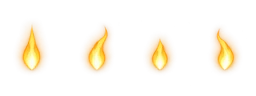
#> input picture assets/expedition/inn/inn-candle-flame.webp, 256 x 96 px, given in place of inn-hiro-mage-wardrobe-v2.png, which was not available
$ python build_inn_swamp_polish.py
#> lines starting #> are read from the running program, lines starting #| are printed output that depends on the picture
"""Repack the September 28 source paintings and corrected small-enemy pairs."""
from pathlib import Path
import json
from PIL import Image
from art_intake_v2 import build

ROOT = Path(__file__).resolve().parents[1]
SRC = ROOT.parent / 'adventurer-expeditions-source-art/astra-v3/inn-swamp-20260928'
for name in ('inn-hiro-mage', 'inn-hiro-warrior', 'inn-hiro-ranger', 'swamp'):
    folder = 'stages' if name == 'swamp' else 'inn'
    revised = name in ('inn-hiro-mage', 'inn-hiro-warrior')
    source_name = name + ('-wardrobe-v2' if revised else '')
    output_name = name + ('-v2' if revised else '')
    Image.open(SRC / (source_name + '.png')).convert('RGB').resize((1280, 760), Image.Resampling.LANCZOS).save(
        ROOT / 'assets/expedition' / folder / (output_name + '.webp'), quality=86, method=6)
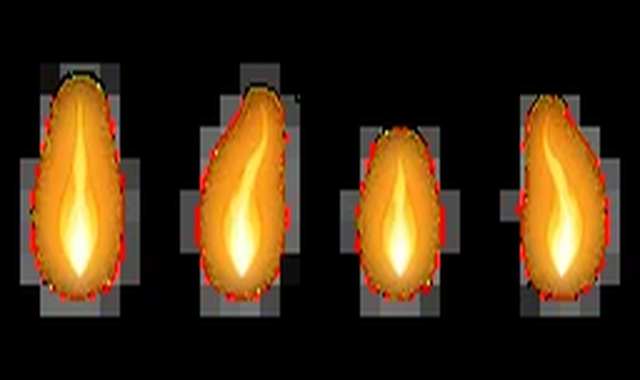
#> saved as inn-hiro-mage-v2.webp: PIL image 1280x760 RGB (shown at 1/2 size); mean R, G, B 63.3, 43.5, 19.8
#> pass 2 of the loop `for name in ('inn-hiro-mage', 'inn-hiro-warrior', 'inn-hiro-ranger', '..`:
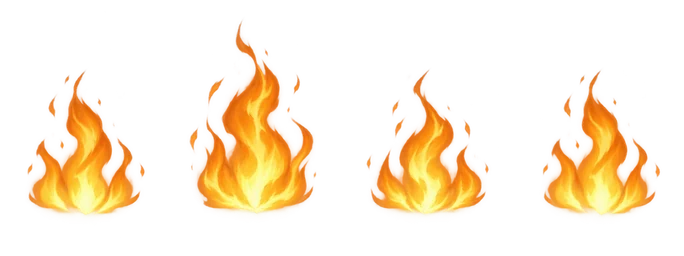
#> input picture assets/expedition/inn/inn-hearth-fire.webp, 684 x 256 px, given in place of inn-hiro-warrior-wardrobe-v2.png, which was not available
#> `Image.open(SRC / (source_name + '.png')).convert('RGB').resize((1280, ..`:
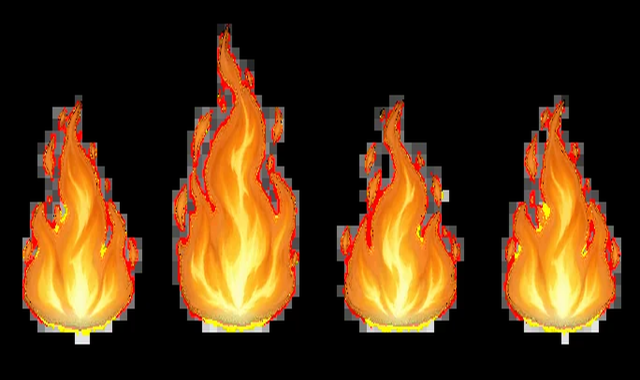
#> saved as inn-hiro-warrior-v2.webp: PIL image 1280x760 RGB (shown at 1/2 size); mean R, G, B 75.6, 47.5, 18.9
#> (the run stopped early here; a loop or call above may not have finished)
